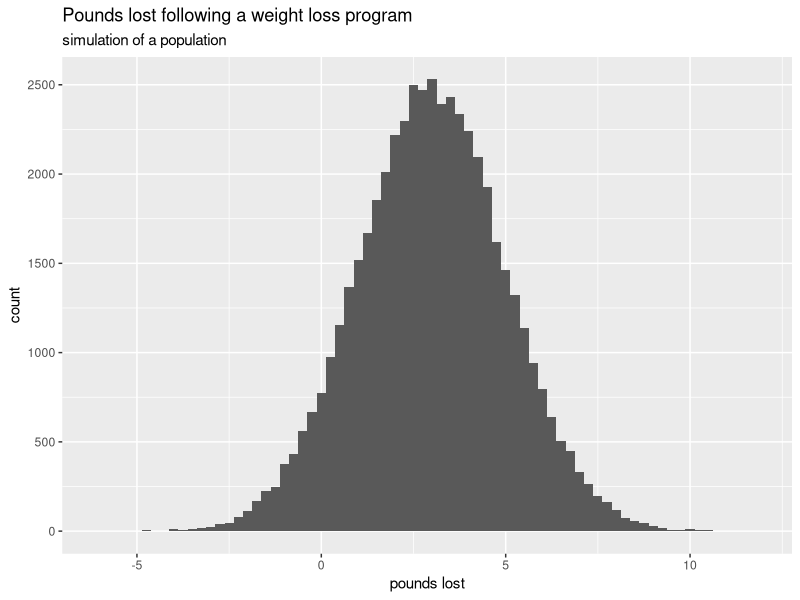
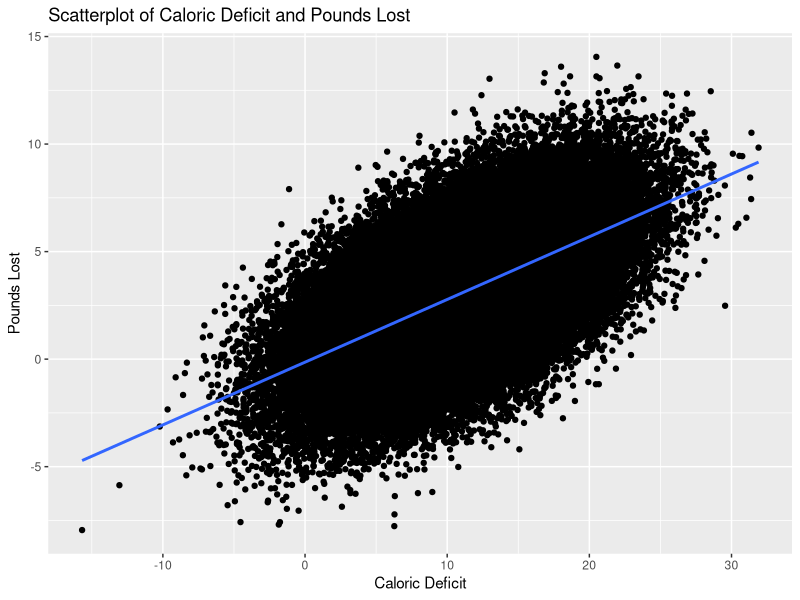

Write R code to recreate these figures, in order.
## ---- chunk 1
rm(list =ls())
## ---- chunk 2

library(psych)
library(broom)
library(tidyverse)

## ---- chunk 3

# generate some data
set.seed(8642)
p_lbslost <- rnorm(n=50000, m=3.00, sd=2.00) # generate a population of 50,000 men
my_pop <- data.frame(p_lbslost)

meanpop <- mean(my_pop$p_lbslost) # save the average lbslost in the population -- our population mean



## ---- chunk 4
describe(my_pop)
## ---- chunk 5
# plot the normal distribution
ggplot(my_pop, aes(x = p_lbslost)) +
  geom_histogram(binwidth = .25) +
  labs(title = "Pounds lost following a weight loss program", subtitle = "simulation of a population", x = "pounds lost")



## ---- chunk 6

set.seed(19657)
s1 <- sample_n(my_pop, 100, replace = TRUE)
s2 <- sample_n(my_pop, 100, replace = TRUE)
s3 <- sample_n(my_pop, 100, replace = TRUE)

## ---- chunk 7
mean(s1$p_lbslost)
mean(s2$p_lbslost)
mean(s3$p_lbslost)
## ---- chunk 8

set.seed(83587)
caldef <- rnorm (mean = 10.80, sd = 5.15, n = 100000)

b0 <- -.12
b1 <- .29

sigma <- 2.1

e <- rnorm(mean = 0, sd = sigma, n = 100000)

lbslost <- b0 + b1*caldef + e

my_regpop <- data.frame(caldef, lbslost)

## ---- chunk 9

ggplot(my_regpop, aes(x = caldef, y = lbslost)) +
  geom_point() +
  geom_smooth(method = "lm", se = FALSE) +
  labs(title = "Scatterplot of Caloric Deficit and Pounds Lost", x = "Caloric Deficit", y = "Pounds Lost")

## ---- chunk 10

popmod <- lm(lbslost ~ caldef, data = my_regpop)
summary(popmod)

## ---- chunk 11

s1 <- sample_n(my_regpop, 100, replace = TRUE)
s2 <- sample_n(my_regpop, 100, replace = TRUE)
s3 <- sample_n(my_regpop, 100, replace = TRUE)

## ---- chunk 12


s1_mod <- lm(lbslost ~ caldef, data = s1)
s2_mod <- lm(lbslost ~ caldef, data = s2)
s3_mod <- lm(lbslost ~ caldef, data = s3)
## ---- chunk 13
summary(s1_mod)
summary(s2_mod)
summary(s3_mod)

